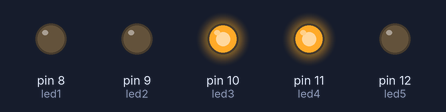
A sketch run on a simulated Arduino Uno, built with avr-gcc and run on an emulated ATmega328P. Shown: output pins drawn as LEDs (lit = HIGH).

Above: at 1.5 s.
At 3.5 s:
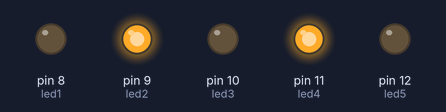
At 4.6 s:
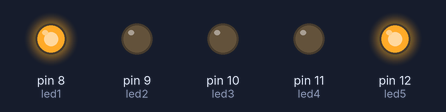
At 6.9 s:
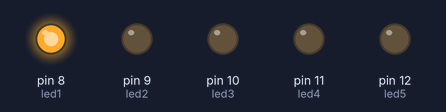
Timing chart, 0 to 9.1 s (numbered marks = the images above):
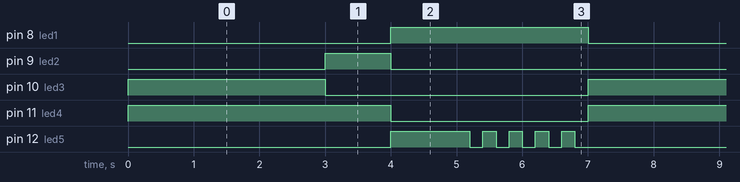

Measured:
- by itself, pin 8 (led1), pin 10 (led3): alternates HIGH for 3.0 s and LOW for 4.0 s
- by itself, pin 9 (led2): alternates HIGH for 1.0 s and LOW for 6.0 s
- by itself, pin 11 (led4): alternates HIGH for 4.0 s and LOW for 3.0 s
- by itself, pin 12 (led5): repeats every 7.0 s: 4 × (LOW 0.20 s, HIGH 0.20 s), LOW 4.2 s, HIGH 1.2 s

The sketch:

Traffic_Light2.ino
```cpp
int led1 = 8; // Red
int led2 = 9; // Yellow
int led3 = 10; // Green
int led4 = 11; // Red2
int led5 = 12; // Green2

void setup() {
  // put your setup code here, to run once:
  pinMode(led1, OUTPUT); // output from +5V
  pinMode(led2, OUTPUT); // output from +5V
  pinMode(led3, OUTPUT); // output from +5V
  pinMode(led4, OUTPUT); // output from +5V
  pinMode(led5, OUTPUT); // output from +5V
}

void loop() {
  // put your main code here, to run repeatedly:
  digitalWrite(led1, LOW);// power off
  digitalWrite(led2, LOW); // power off
  digitalWrite(led3, HIGH); // power on, Green
  digitalWrite(led4, HIGH); // power on, Red2
  digitalWrite(led5, LOW); // power off

  delay(3000);

  digitalWrite(led1, LOW);// power off
  digitalWrite(led2, HIGH); // power on, Yello
  digitalWrite(led3, LOW); // power off

  delay(1000);

  digitalWrite(led1, HIGH);// power on, Red
  digitalWrite(led2, LOW); // power off
  digitalWrite(led3, LOW); // power off
  digitalWrite(led4, LOW); // power off
  digitalWrite(led5, HIGH); // power on, Green2

  delay(1000);

  for(int i=0; i<5; i++){
    digitalWrite(led5, HIGH); // power on, Green2
    delay(200);
    digitalWrite(led5, LOW); // power on, Green2
    delay(200);
  }

}
```
